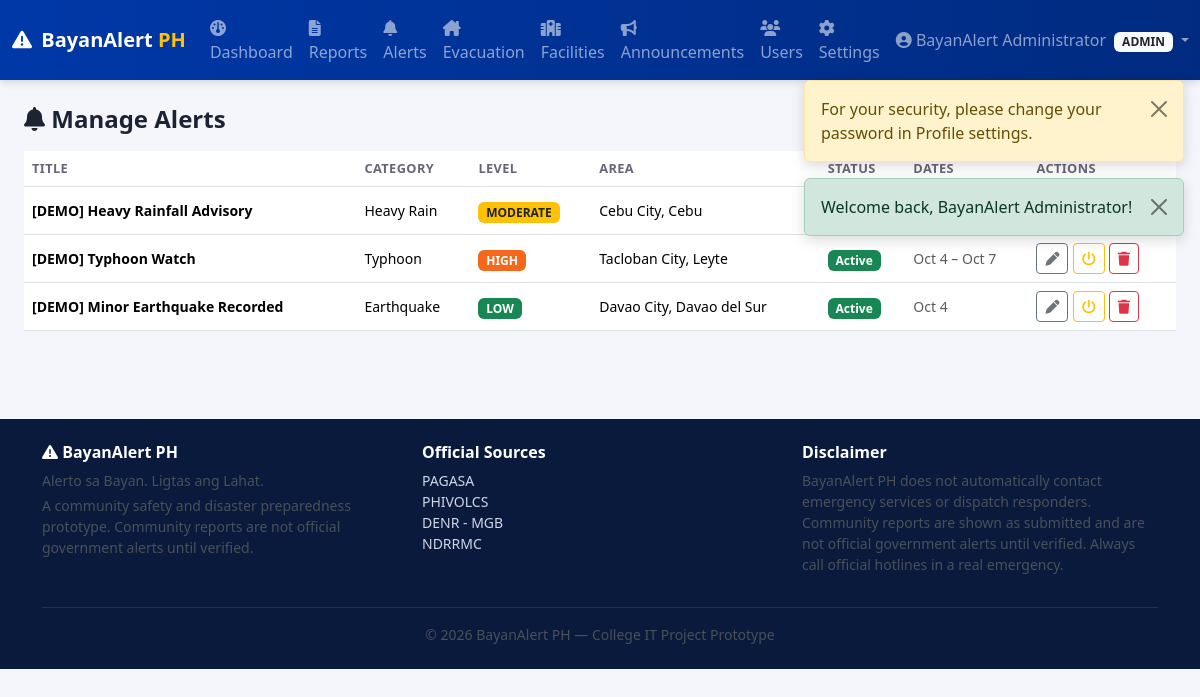
The app's page /admin/alerts.php (signed in) with its own data.
### tables this page shows
CREATE TABLE alerts (
    id INT UNSIGNED AUTO_INCREMENT PRIMARY KEY,
    title VARCHAR(200) NOT NULL,
    description TEXT NOT NULL,
    category ENUM('Typhoon','Flood','Heavy Rain','Earthquake','Tsunami','Volcanic Activity','Landslide','Extreme Heat','Fire','Other Emergency') NOT NULL,
    alert_level ENUM('LOW','MODERATE','HIGH','CRITICAL') NOT NULL DEFAULT 'LOW',
    province VARCHAR(100) DEFAULT NULL,
    city VARCHAR(100) DEFAULT NULL,
    source VARCHAR(150) NOT NULL DEFAULT 'BayanAlert PH Admin',
    start_date DATETIME NOT NULL,
    end_date DATETIME DEFAULT NULL,
    status ENUM('Active','Inactive','Expired') NOT NULL DEFAULT 'Active',
    created_by INT UNSIGNED DEFAULT NULL,
    created_at DATETIME NOT NULL DEFAULT CURRENT_TIMESTAMP,
    updated_at DATETIME NOT NULL DEFAULT CURRENT_TIMESTAMP ON UPDATE CURRENT_TIMESTAMP,
    FOREIGN KEY (created_by) REFERENCES users(id) ON DELETE SET NULL,
    INDEX idx_alerts_status (status),
    INDEX idx_alerts_location (province, city)
);

### includes/functions.php (called while the page is built, shortened)
<?php
function e(?string $value): string
{
    return htmlspecialchars($value ?? '', ENT_QUOTES, 'UTF-8');
}
function status_badge_class(string $status): string
{
    return match ($status) {
        'Pending'            => 'bg-secondary',
        'Under Verification' => 'bg-info text-dark',
        'Verified'           => 'bg-primary',
        'Responding'         => 'bg-warning text-dark',
        'Resolved'           => 'bg-success',
        'Rejected'           => 'bg-danger',
        'Open'               => 'bg-success',
        'Full'                => 'bg-warning text-dark',
        'Closed'             => 'bg-danger',
        'Active'             => 'bg-success',
        'Inactive'           => 'bg-secondary',
        'Expired'            => 'bg-dark',
        default              => 'bg-secondary',
    };
}
function alert_level_class(string $level): string
{
    return match ($level) {
        'LOW'      => 'bg-success',
        'MODERATE' => 'bg-warning text-dark',
        'HIGH'     => 'bg-orange text-white',
        'CRITICAL' => 'bg-danger',
        default    => 'bg-secondary',
    };
}

### admin/alerts.php (the view, shortened to what this page needs)
<?php
$db = getDB();
$alerts = $db->query('SELECT * FROM alerts ORDER BY created_at DESC')->fetchAll();
require_once __DIR__ . '/../includes/header.php';
require_once __DIR__ . '/../includes/navbar.php';
?>
<div class="container-fluid py-4 px-4">
  <div class="d-flex justify-content-between align-items-center mb-3">
    <h4 class="fw-bold mb-0"><i class="fa-solid fa-bell"></i> Manage Alerts</h4>
    <button class="btn btn-primary btn-sm" data-bs-toggle="modal" data-bs-target="#alertModal" onclick="resetAlertForm()"><i class="fa-solid fa-plus"></i> Add Alert</button>
  </div>
  <div class="table-responsive">
    <table class="table table-hover bg-white align-middle">
      <thead><tr><th>Title</th><th>Category</th><th>Level</th><th>Area</th><th>Status</th><th>Dates</th><th>Actions</th></tr></thead>
      <tbody>
        <?php foreach ($alerts as $a): ?>
        <tr>
          <td class="small fw-semibold"><?= e($a['title']) ?></td>
          <td class="small"><?= e($a['category']) ?></td>
          <td><span class="badge <?= alert_level_class($a['alert_level']) ?>"><?= e($a['alert_level']) ?></span></td>
          <td class="small"><?= e($a['city'] ?: 'Nationwide') ?><?= $a['province'] ? ', '.e($a['province']) : '' ?></td>
          <td><span class="badge <?= status_badge_class($a['status']) ?>"><?= e($a['status']) ?></span></td>
          <td class="small text-muted"><?= date('M j', strtotime($a['start_date'])) ?><?= $a['end_date'] ? ' – '.date('M j', strtotime($a['end_date'])) : '' ?></td>
          <td class="text-nowrap">
            <button class="btn btn-sm btn-outline-secondary" onclick='editAlert(<?= json_encode($a) ?>)'><i class="fa-solid fa-pen"></i></button>
            <form method="POST" class="d-inline"><?= csrf_field() ?><input type="hidden" name="id" value="<?= (int)$a['id'] ?>">
              <button name="do" value="toggle" class="btn btn-sm btn-outline-warning"><i class="fa-solid fa-power-off"></i></button>
              <button name="do" value="delete" class="btn btn-sm btn-outline-danger" onclick="return confirm('Delete this alert?')"><i class="fa-solid fa-trash"></i></button>
            </form>
          </td>
        </tr>
        <?php endforeach; ?>
      </tbody>
    </table>
  </div>
</div>
<?php require_once __DIR__ . '/../includes/footer.php'; ?>

### assets/css/style.css (style rules this page uses)
:root { --bayan-blue: #0038a8; --bayan-red: #ce1126; --bayan-yellow: #fcd116; --bayan-dark: #0a1a3c; }
body { font-family: 'Segoe UI', Roboto, -apple-system, sans-serif; background-color: #f4f6fb; color: #1c2333; }
.bg-orange { background-color: #f4681c !important; }
.table thead th { font-size: .8rem; text-transform: uppercase; letter-spacing: .03em; color: #667; }

### records on screen
alerts: title "[DEMO] Heavy Rainfall Advisory", category "Heavy Rain", alert_level "MODERATE", city "Cebu City", province "Cebu"
alerts: title "[DEMO] Typhoon Watch", category "Typhoon", alert_level "HIGH", city "Tacloban City", province "Leyte", status "Active", start_date "Oct 4", end_date "Oct 7"
alerts: title "[DEMO] Minor Earthquake Recorded", category "Earthquake", alert_level "LOW", city "Davao City", province "Davao del Sur", status "Active", start_date "Oct 4"

### other values on screen
$f['message'] "For your security, please change your password in Profile settings."
$f['message'] "Welcome back, BayanAlert Administrator!"
$user['name'] "BayanAlert Administrator"
$role "ADMIN"
